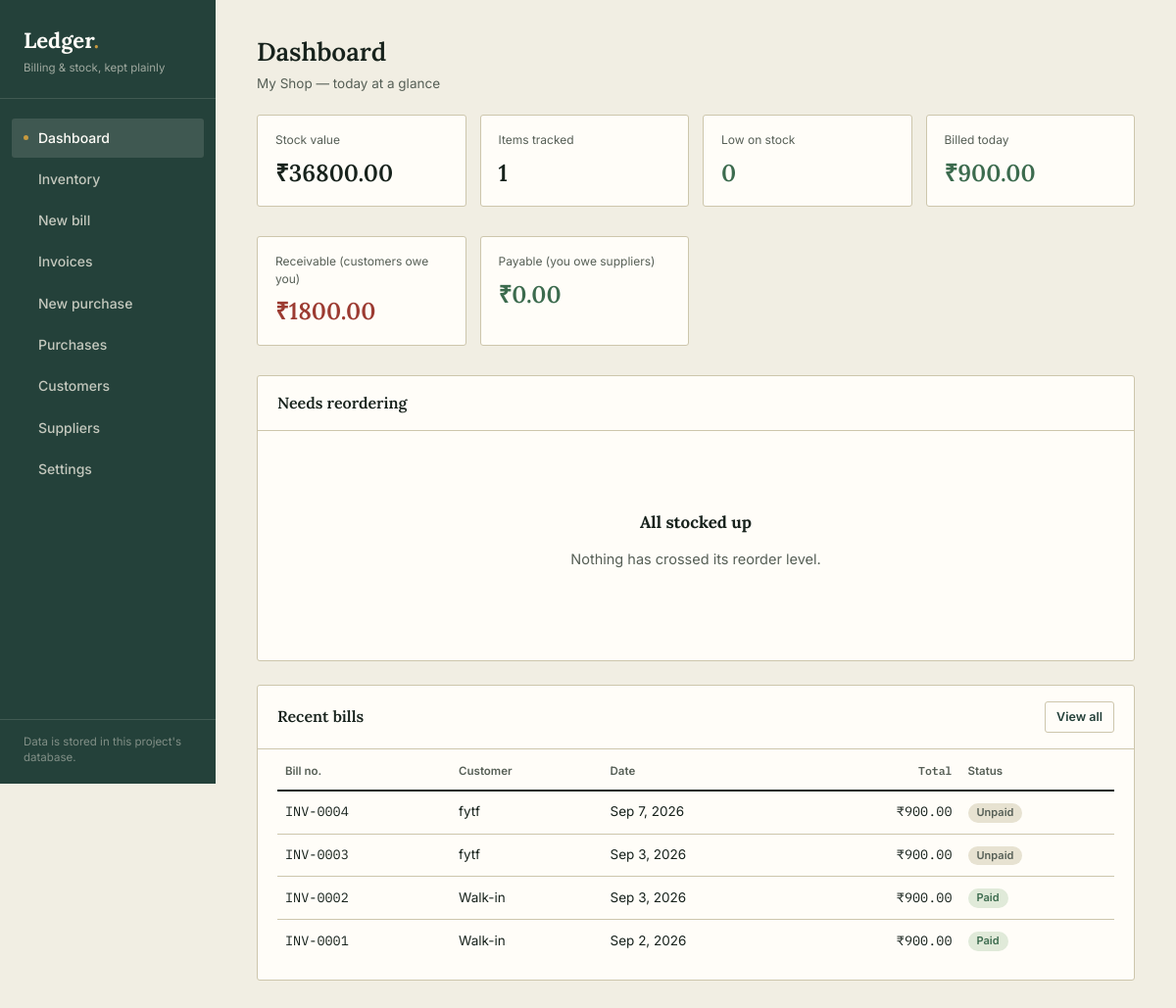
The page / on the database its author committed.
### billing/models.py (models this page shows, shortened)
class BusinessProfile(models.Model):
    business_name = models.CharField(max_length=120, default='My Shop')
    owner_name = models.CharField(max_length=120, blank=True)
    address = models.TextField(blank=True)
    phone = models.CharField(max_length=30, blank=True)
    email = models.EmailField(blank=True)
    gstin = models.CharField('GSTIN', max_length=15, blank=True)
    state = models.CharField(max_length=60, blank=True)
    city = models.CharField(max_length=80, blank=True)
    pincode = models.CharField(max_length=10, blank=True)
    currency = models.CharField(max_length=5, default='₹')
    default_gst_rate = models.DecimalField(max_digits=5, decimal_places=2, default=Decimal('5.00'))
    logo = models.FileField(upload_to='business_logos/', blank=True)
    is_active = models.BooleanField(default=False)
    invoice_counter = models.PositiveIntegerField(default=1)
    purchase_counter = models.PositiveIntegerField(default=1)
    created_at = models.DateTimeField(auto_now_add=True)
    updated_at = models.DateTimeField(auto_now=True)
    class Meta:
        ordering = ['-is_active', 'business_name']
        constraints = [
            models.UniqueConstraint(
                fields=['is_active'], condition=models.Q(is_active=True), name='one_active_business_profile'
            ),
        ]
    @classmethod
    def active(cls):
        return cls.objects.filter(is_active=True).first() or cls.objects.order_by('pk').first()

class Invoice(models.Model):
    STATUS_CHOICES = [
        ('Unpaid', 'Unpaid'),
        ('Partially Paid', 'Partially Paid'),
        ('Paid', 'Paid'),
    ]
    number = models.CharField(max_length=20, unique=True)
    customer = models.ForeignKey(
        Customer, null=True, blank=True, on_delete=models.SET_NULL, related_name='invoices'
    )
    customer_name = models.CharField(max_length=150, blank=True)   # snapshot
    customer_gstin = models.CharField(max_length=15, blank=True)   # snapshot
    profile_name = models.CharField(max_length=120, blank=True)
    profile_owner_name = models.CharField(max_length=120, blank=True)
    profile_address = models.TextField(blank=True)
    profile_phone = models.CharField(max_length=30, blank=True)
    profile_email = models.EmailField(blank=True)
    profile_gstin = models.CharField(max_length=15, blank=True)
    profile_state = models.CharField(max_length=60, blank=True)
    profile_city = models.CharField(max_length=80, blank=True)
    profile_pincode = models.CharField(max_length=10, blank=True)
    profile_currency = models.CharField(max_length=5, default='₹')
    profile_logo = models.CharField(max_length=255, blank=True)
    date = models.DateTimeField(auto_now_add=True)
    is_interstate = models.BooleanField(default=False)
    subtotal = models.DecimalField(max_digits=12, decimal_places=2, default=0)
    discount = models.DecimalField(max_digits=12, decimal_places=2, default=0)
    cgst = models.DecimalField(max_digits=12, decimal_places=2, default=0)
    sgst = models.DecimalField(max_digits=12, decimal_places=2, default=0)
    igst = models.DecimalField(max_digits=12, decimal_places=2, default=0)
    total = models.DecimalField(max_digits=12, decimal_places=2, default=0)
    status = models.CharField(max_length=14, choices=STATUS_CHOICES, default='Unpaid')
    class Meta:
        ordering = ['-date']
    @property
    def total_amount(self):
        return self.total
    @property
    def total_paid(self):
        return self.receipts.aggregate(s=models.Sum('amount'))['s'] or Decimal('0')
    @property
    def balance_due(self):
        return max(self.total_amount - self.total_paid, Decimal('0'))

### billing/views.py (the view)
# urls.py: path('', views.dashboard, name='dashboard'),
def dashboard(request):
    products = Product.objects.all()
    low_stock = [p for p in products if p.is_low_stock]
    stock_value = sum((p.stock_value for p in products), Decimal('0'))
    today = timezone.localdate()
    today_total = (
        Invoice.objects.filter(date__date=today).aggregate(total=Sum('total'))['total']
        or Decimal('0')
    )
    recent_invoices = Invoice.objects.all()[:6]
    receivable = sum((invoice.balance_due for invoice in Invoice.objects.all()), Decimal('0'))
    payable = sum((s.balance_due for s in Supplier.objects.all()), Decimal('0'))
    context = {
        'stock_value': stock_value,
        'item_count': products.count(),
        'low_stock': low_stock[:6],
        'low_stock_count': len(low_stock),
        'today_total': today_total,
        'recent_invoices': recent_invoices,
        'receivable': receivable,
        'payable': payable,
    }
    return render(request, 'billing/dashboard.html', context)

### billing/context_processors.py (called while the page is built)
def business_settings(request):
    try:
        profile = BusinessProfile.active()
        return {'biz_settings': profile or BusinessSettings.load(), 'active_profile': profile}
    except Exception:
        return {}

### billing/models.py (called while the page is built)
    @property
    def is_low_stock(self):
        return self.quantity <= self.reorder_level

    @property
    def stock_value(self):
        return self.quantity * self.cost_price

### billing/templates/billing/dashboard.html (shortened to what this page needs)
{% extends 'billing/base.html' %}
{% block content %}
<div class="page-head">
  <div><h1>Dashboard</h1><p>{{ biz_settings.business_name }} — today at a glance</p></div>
</div>
<div class="stats">
  <div class="stat"><div class="label">Stock value</div><div class="value">{{ biz_settings.currency }}{{ stock_value|floatformat:2 }}</div></div>
  <div class="stat"><div class="label">Items tracked</div><div class="value">{{ item_count }}</div></div>
  <div class="stat"><div class="label">Low on stock</div><div class="value {% if low_stock_count %}stamp{% else %}good{% endif %}">{{ low_stock_count }}</div></div>
  <div class="stat"><div class="label">Billed today</div><div class="value good">{{ biz_settings.currency }}{{ today_total|floatformat:2 }}</div></div>
</div>
<div class="stats">
  <div class="stat"><div class="label">Receivable (customers owe you)</div><div class="value {% if receivable > 0 %}stamp{% else %}good{% endif %}">{{ biz_settings.currency }}{{ receivable|floatformat:2 }}</div></div>
  <div class="stat"><div class="label">Payable (you owe suppliers)</div><div class="value {% if payable > 0 %}stamp{% else %}good{% endif %}">{{ biz_settings.currency }}{{ payable|floatformat:2 }}</div></div>
</div>
<div class="section">
  <div class="section-head">
    <h2>Needs reordering</h2>
  </div>
  <div class="section-body">
    {% if low_stock %}
    <table>
      <thead><tr><th>Item</th><th>SKU</th><th class="num">In stock</th><th class="num">Reorder at</th></tr></thead>
      <tbody>
        {% for p in low_stock %}
        <tr><td>{{ p.name }}</td><td class="mono">{{ p.sku }}</td><td class="num">{{ p.quantity|floatformat:3 }} {{ p.unit }}</td><td class="num">{{ p.reorder_level|floatformat:3 }} {{ p.unit }}</td></tr>
        {% endfor %}
      </tbody>
    </table>
    {% else %}
    <div class="empty-state"><h3>All stocked up</h3><p>Nothing has crossed its reorder level.</p></div>
    {% endif %}
  </div>
</div>
<div class="section">
  <div class="section-head">
    <h2>Recent bills</h2>
    {% if recent_invoices %}<a class="btn ghost small" href="{% url 'invoice_list' %}">View all</a>{% endif %}
  </div>
  <div class="section-body">
    {% if recent_invoices %}
    <table>
      <thead><tr><th>Bill no.</th><th>Customer</th><th>Date</th><th class="num">Total</th><th>Status</th></tr></thead>
      <tbody>
        {% for inv in recent_invoices %}
        <tr>
          <td class="mono"><a href="{% url 'invoice_detail' inv.pk %}">{{ inv.number }}</a></td>
          <td>{{ inv.customer_name|default:"Walk-in" }}</td>
          <td>{{ inv.date|date:"M j, Y" }}</td>
          <td class="num">{{ biz_settings.currency }}{{ inv.total|floatformat:2 }}</td>
          <td><span class="tag {% if inv.status == 'Paid' %}paid{% else %}draft{% endif %}">{{ inv.status }}</span></td>
        </tr>
        {% endfor %}
      </tbody>
    </table>
    {% else %}
    <div class="empty-state"><h3>No bills yet</h3><p>Create your first bill to see it here.</p></div>
    {% endif %}
  </div>
</div>
{% endblock %}

### billing/templates/billing/base.html (shortened to what this page needs)
{% load static %}
<!DOCTYPE html>
<html lang="en">
<head>
<link rel="stylesheet" href="{% static 'billing/css/style.css' %}">
</head>
<body>
<div class="sidebar">
  <div class="brand">
    <div class="mark">Ledger<span>.</span></div>
    <div class="sub">Billing &amp; stock, kept plainly</div>
  </div>
  <nav>
    <a href="{% url 'dashboard' %}" class="{% if request.resolver_match.url_name == 'dashboard' %}active{% endif %}"><span class="dot"></span>Dashboard</a>
    <a href="{% url 'inventory_list' %}" class="{% if 'inventory' in request.resolver_match.url_name or 'product' in request.resolver_match.url_name %}active{% endif %}">Inventory</a>
    <a href="{% url 'billing_new' %}" class="{% if request.resolver_match.url_name == 'billing_new' %}active{% endif %}">New bill</a>
    <a href="{% url 'invoice_list' %}" class="{% if 'invoice' in request.resolver_match.url_name %}active{% endif %}">Invoices</a>
    <a href="{% url 'purchase_new' %}" class="{% if request.resolver_match.url_name == 'purchase_new' %}active{% endif %}">New purchase</a>
    <a href="{% url 'purchase_list' %}" class="{% if 'purchase' in request.resolver_match.url_name and request.resolver_match.url_name != 'purchase_new' %}active{% endif %}">Purchases</a>
    <a href="{% url 'customer_list' %}" class="{% if 'customer' in request.resolver_match.url_name %}active{% endif %}">Customers</a>
    <a href="{% url 'supplier_list' %}" class="{% if 'supplier' in request.resolver_match.url_name %}active{% endif %}">Suppliers</a>
    <a href="{% url 'business_settings' %}" class="{% if request.resolver_match.url_name == 'business_settings' %}active{% endif %}">Settings</a>
  </nav>
  <div class="sidebar-foot">Data is stored in this project's database.</div>
</div>
<main>
  {% block content %}{% endblock %}
</main>
</body>
</html>

### billing/static/billing/css/style.css (style rules this page uses)
:root { --ink:#17221c; --forest:#24413a; --forest-light:#33574d; --paper:#f1eee3; --paper-dim:#e7e2d1; --brass:#a67c27; --brass-light:#c79a3f; --rule:#cdc6ac; --ink-soft:#565f56; --stamp:#9c3b32; --stamp-light:#f4e2de; --good:#3c6b4e; --good-light:#e0ead9; --white:#fffdf8; --radius:3px; }
* { box-sizing:border-box; }
html,body { margin:0;padding:0; }
body { font-family:'Inter',sans-serif; background:var(--paper); color:var(--ink); display:flex; min-height:100vh; font-size:14.5px; line-height:1.45; }
h1,h2,h3,.serif { font-family:'Lora',serif; }
.mono { font-family:'IBM Plex Mono',monospace; }
a { color:inherit;text-decoration:none; }
.sidebar { width:220px;flex-shrink:0;background:var(--forest);color:var(--paper); display:flex;flex-direction:column;padding:26px 0 18px;position:sticky;top:0;height:100vh; }
.brand { padding:0 24px 22px;border-bottom:1px solid rgba(241,238,227,.14);margin-bottom:10px; }
.brand .mark { font-family:'Lora',serif;font-weight:700;font-size:22px;color:var(--white); }
.brand .mark span { color:var(--brass-light); }
.brand .sub { font-size:11.5px;color:rgba(241,238,227,.6);margin-top:3px; }
nav { display:flex;flex-direction:column;padding:10px 12px;gap:2px;flex:1; }
nav a { display:flex;align-items:center;gap:10px;background:transparent;border:none; color:rgba(241,238,227,.78);padding:10px 12px;border-radius:var(--radius);font-size:14px;font-weight:500; }
nav a.active { background:rgba(241,238,227,.13);color:var(--white); }
nav a .dot { width:5px;height:5px;border-radius:50%;background:var(--brass-light);opacity:0;flex-shrink:0; }
nav a.active .dot { opacity:1; }
.sidebar-foot { padding:14px 24px 0;font-size:11.5px;color:rgba(241,238,227,.45);border-top:1px solid rgba(241,238,227,.14);margin-top:10px; }
main { flex:1;padding:34px 42px 60px;max-width:1180px; }
.page-head { display:flex;justify-content:space-between;align-items:flex-end;margin-bottom:22px;gap:20px;flex-wrap:wrap; }
.page-head h1 { font-size:26px;margin:0 0 4px;font-weight:600; }
.page-head p { margin:0;color:var(--ink-soft);font-size:13.5px; }
.btn { border:1px solid var(--forest);background:var(--forest);color:var(--white);padding:9px 16px; border-radius:var(--radius);font-size:13.5px;font-weight:600;display:inline-flex;align-items:center;gap:7px; }
.btn.ghost { background:transparent;color:var(--forest);border-color:var(--rule); }
.btn.small { padding:6px 11px;font-size:12.5px; }
.stats { display:grid;grid-template-columns:repeat(4,1fr);gap:14px;margin-bottom:30px; }
.stat { background:var(--white);border:1px solid var(--rule);border-radius:var(--radius);padding:16px 18px; }
.stat .label { font-size:12px;color:var(--ink-soft);margin-bottom:8px; }
.stat .value { font-family:'Lora',serif;font-size:24px;font-weight:600; }
.stat .value.stamp { color:var(--stamp); }
.stat .value.good { color:var(--good); }
.section { background:var(--white);border:1px solid var(--rule);border-radius:var(--radius);margin-bottom:24px; }
.section-head { display:flex;justify-content:space-between;align-items:center;padding:16px 20px;border-bottom:1px solid var(--rule); }
.section-head h2 { font-size:16px;margin:0;font-weight:600; }
.section-body { padding:4px 20px 18px; }
table { width:100%;border-collapse:collapse; }
thead th { text-align:left;font-size:11.5px;font-weight:600;color:var(--ink-soft);padding:10px 8px;border-bottom:2px solid var(--ink);white-space:nowrap; }
tbody td { padding:11px 8px;border-bottom:1px solid var(--rule);font-size:13.5px;vertical-align:middle; }
tbody tr:last-child td { border-bottom:none; }
td.num,th.num { text-align:right;font-family:'IBM Plex Mono',monospace; }
.tag { display:inline-block;padding:2px 9px;border-radius:20px;font-size:11px;font-weight:600; }
.tag.paid { background:var(--good-light);color:var(--good); }
.tag.draft { background:var(--paper-dim);color:var(--ink-soft); }
.empty-state { text-align:center;padding:60px 20px;color:var(--ink-soft); }
.empty-state h3 { color:var(--ink);margin-bottom:6px; }

### rows shown on the page
BusinessProfile: business_name "My Shop", currency "₹"
Invoice: number "INV-0004", customer_name "fytf", date "Sep 7, 2026", total "900.00", status "Unpaid"
Invoice: number "INV-0003", customer_name "fytf", date "Sep 3, 2026", total "900.00", status "Unpaid"
Invoice: number "INV-0002", customer_name "Walk-in", date "Sep 3, 2026", total "900.00", status "Paid"
Invoice: number "INV-0001", customer_name "Walk-in", date "Sep 2, 2026", total "900.00", status "Paid"

### other values the page prints
{{ stock_value|floatformat:2 }} "36800.00"
{{ item_count }} "1"
{{ low_stock_count }} "0"
{{ today_total|floatformat:2 }} "900.00"
{{ receivable|floatformat:2 }} "1800.00"
{{ payable|floatformat:2 }} "0.00"
